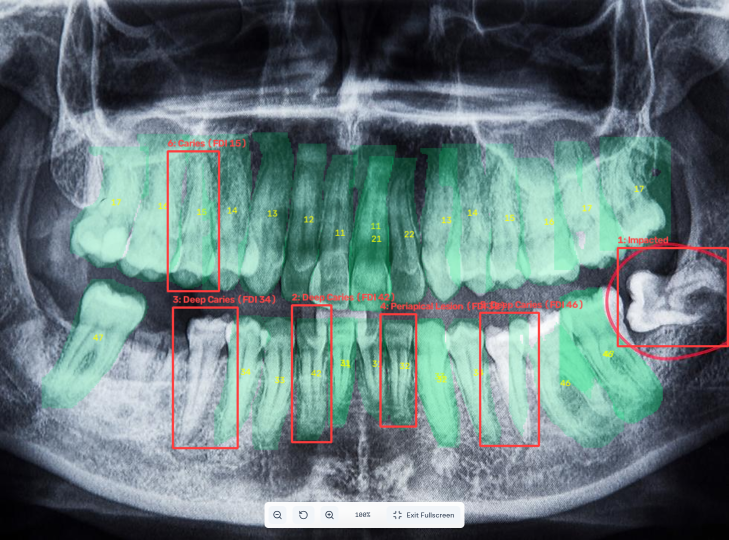
#> input picture assets/xray-analysis.png, 1457 x 1080 px (shown at 1/2 size)
$ python -i pipeline.py   (imports and definitions only)
#> lines starting #> are read from the running program, lines starting #| are printed output that depends on the picture
#> further down, picture is the input picture: PIL image 1457x1080 RGB; mean R, G, B 100.4, 120, 121.6

from pathlib import Path
import cv2
import numpy as np
from PIL import Image
from ultralytics import YOLO


def enhance_xray(pil_image: Image.Image) -> Image.Image:
    """Enhance local contrast using CLAHE."""
    rgb = np.asarray(pil_image.convert("RGB"))

    lab = cv2.cvtColor(rgb, cv2.COLOR_RGB2LAB)
#> lab: shape (1080, 1457, 3); mean of channels 0, 1, 2 122.1, 122.2, 125.1
    lightness, a_channel, b_channel = cv2.split(lab)
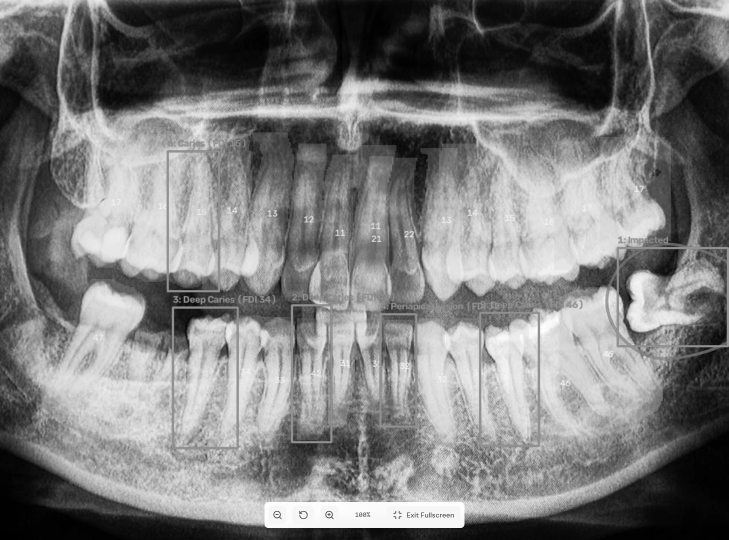
#> lightness: shape (1080, 1457) (shown at 1/2 size); min 0, max 254, mean 122.1
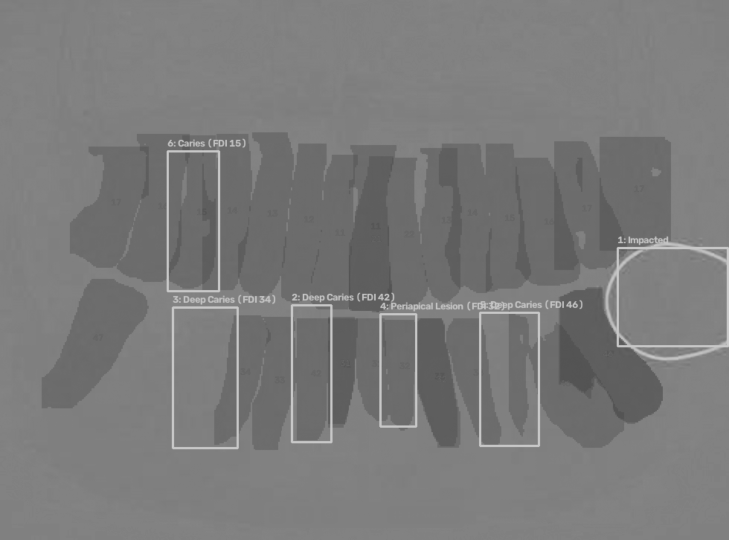
#> a_channel: shape (1080, 1457) (shown at 1/2 size); min 82, max 200, mean 122.2
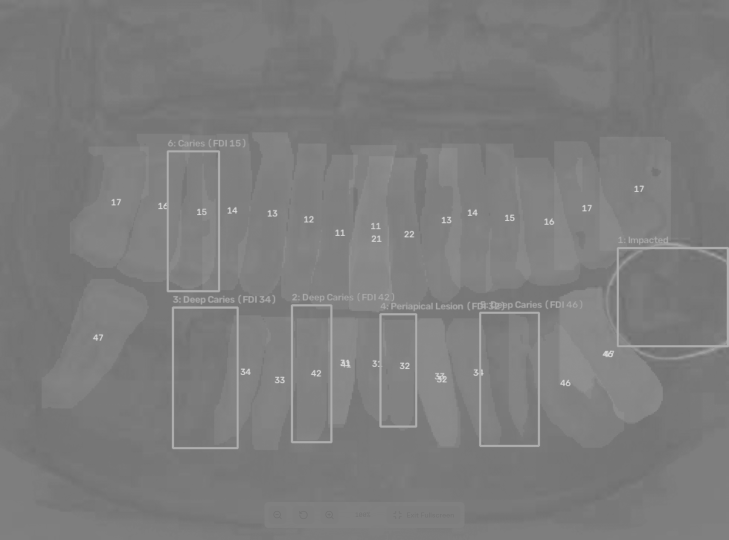
#> b_channel: shape (1080, 1457) (shown at 1/2 size); min 108, max 222, mean 125.1

    clahe = cv2.createCLAHE(
        clipLimit=2.0,
        tileGridSize=(8, 8)
    )

    enhanced_lightness = clahe.apply(lightness)
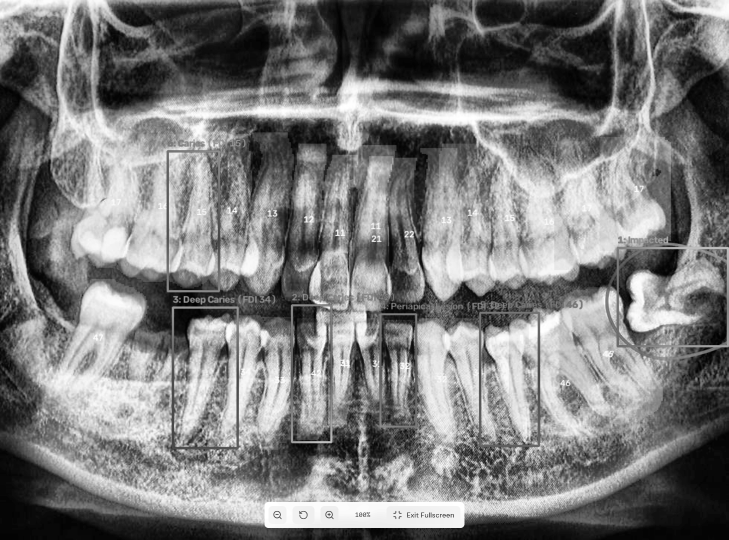
#> enhanced_lightness: shape (1080, 1457) (shown at 1/2 size); min 0, max 255, mean 123.4
    enhanced_lab = cv2.merge(
        (enhanced_lightness, a_channel, b_channel)
    )
#> enhanced_lab: shape (1080, 1457, 3); mean of channels 0, 1, 2 123.4, 122.2, 125.1

    enhanced_rgb = cv2.cvtColor(
        enhanced_lab, cv2.COLOR_LAB2RGB
    )
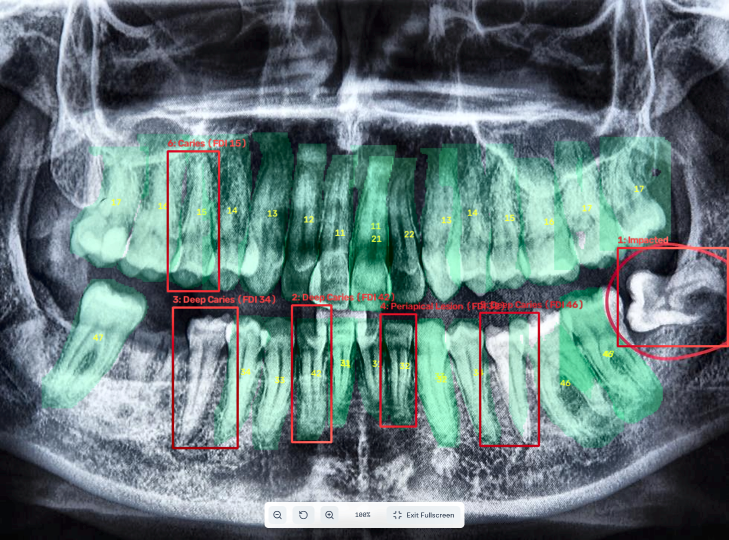
#> enhanced_rgb: shape (1080, 1457, 3) (shown at 1/2 size); mean R, G, B 101.5, 121.2, 123.1

    return Image.fromarray(enhanced_rgb)


# [11 lines left out: function class_to_fdi, not called in this run]


class DentalPipeline:
    # [210 lines left out: functions __init__, analyze, not called in this run]

>>> from PIL import Image
>>> picture = Image.open('../assets/xray-analysis.png')
>>> result = enhance_xray(picture)
